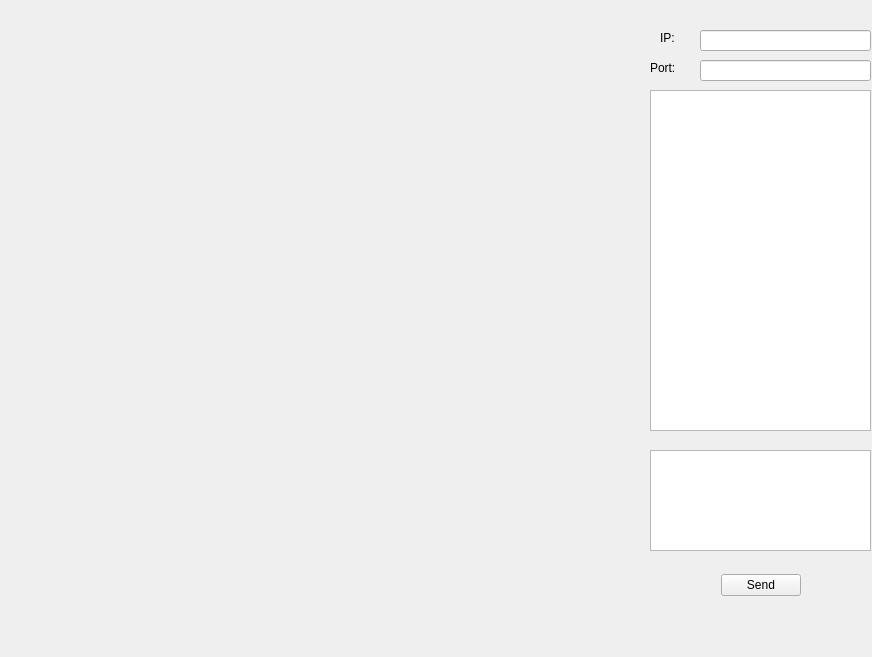
<?xml version="1.0" encoding="UTF-8"?>
<ui version="4.0">
 <class>MainWindow</class>
 <widget class="QMainWindow" name="MainWindow">
  <property name="geometry">
   <rect>
    <x>0</x>
    <y>0</y>
    <width>872</width>
    <height>657</height>
   </rect>
  </property>
  <property name="mouseTracking">
   <bool>true</bool>
  </property>
  <property name="windowTitle">
   <string>MainWindow</string>
  </property>
  <widget class="QWidget" name="centralwidget">
   <property name="mouseTracking">
    <bool>true</bool>
   </property>
   <widget class="QWidget" name="ip_widget" native="true">
    <property name="geometry">
     <rect>
      <x>640</x>
      <y>20</y>
      <width>231</width>
      <height>71</height>
     </rect>
    </property>
    <widget class="QLineEdit" name="portline">
     <property name="geometry">
      <rect>
       <x>60</x>
       <y>40</y>
       <width>171</width>
       <height>21</height>
      </rect>
     </property>
     <property name="mouseTracking">
      <bool>false</bool>
     </property>
    </widget>
    <widget class="QLabel" name="iplabel">
     <property name="geometry">
      <rect>
       <x>20</x>
       <y>10</y>
       <width>24</width>
       <height>16</height>
      </rect>
     </property>
     <property name="text">
      <string>IP:</string>
     </property>
    </widget>
    <widget class="QLabel" name="portlabel">
     <property name="geometry">
      <rect>
       <x>10</x>
       <y>40</y>
       <width>40</width>
       <height>16</height>
      </rect>
     </property>
     <property name="text">
      <string>Port:</string>
     </property>
    </widget>
    <widget class="QLineEdit" name="ipline">
     <property name="geometry">
      <rect>
       <x>60</x>
       <y>10</y>
       <width>171</width>
       <height>21</height>
      </rect>
     </property>
    </widget>
   </widget>
   <widget class="QWidget" name="chat" native="true">
    <property name="geometry">
     <rect>
      <x>640</x>
      <y>80</y>
      <width>231</width>
      <height>481</height>
     </rect>
    </property>
    <widget class="QTextEdit" name="chat_text">
     <property name="geometry">
      <rect>
       <x>10</x>
       <y>10</y>
       <width>221</width>
       <height>341</height>
      </rect>
     </property>
    </widget>
    <widget class="QTextEdit" name="input_text">
     <property name="geometry">
      <rect>
       <x>10</x>
       <y>370</y>
       <width>221</width>
       <height>101</height>
      </rect>
     </property>
    </widget>
   </widget>
   <widget class="QWidget" name="send_widget" native="true">
    <property name="geometry">
     <rect>
      <x>660</x>
      <y>560</y>
      <width>141</width>
      <height>51</height>
     </rect>
    </property>
    <layout class="QHBoxLayout" name="horizontalLayout">
     <item>
      <spacer name="horizontalSpacer">
       <property name="orientation">
        <enum>Qt::Horizontal</enum>
       </property>
       <property name="sizeHint" stdset="0">
        <size>
         <width>40</width>
         <height>20</height>
        </size>
       </property>
      </spacer>
     </item>
     <item>
      <widget class="QPushButton" name="send_pushButton">
       <property name="text">
        <string>Send</string>
       </property>
      </widget>
     </item>
    </layout>
   </widget>
  </widget>
 </widget>
 <resources/>
 <connections/>
</ui>
